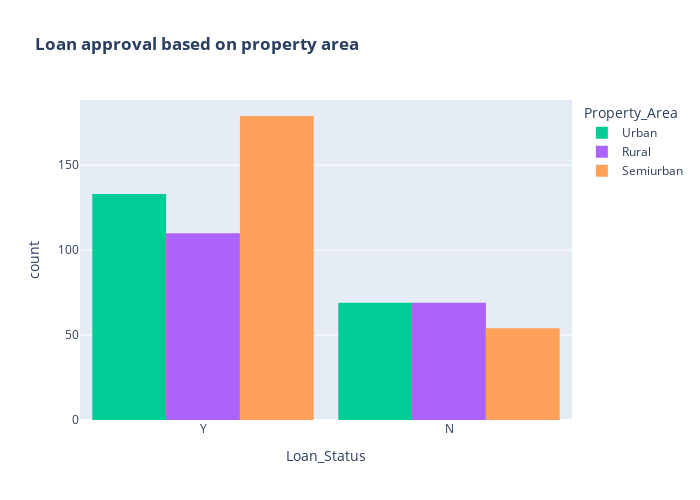

The notebook cell this image was saved under:
### Markdown cell above
### Loan Approval based on Property / Collateral

### Code cell
color_map = {"Y": "#FF97FF", "N": "#AB63FA"}
fig = px.histogram(data, x="Loan_Status", color="Property_Area", barmode="group", title="<b>Loan approval based on property area</b>", color_discrete_map=color_map)
fig.update_layout(width=700, height=500, bargap=0.1)
fig.show()

### Figure 1 — Plotly figure (JSON) as saved in the notebook; plotly's stock layout.template omitted (floating-point values rounded to 4 significant figures; data arrays with more than 128 entries replaced by an {"elided": "..."} marker saying what was removed)
{"data": [{"alignmentgroup": "True", "bingroup": "x", "hovertemplate": "Property_Area=Urban<br>Loan_Status=%{x}<br>count=%{y}<extra></extra>", "legendgroup": "Urban", "marker": {"color": "#00cc96", "pattern": {"shape": ""}}, "name": "Urban", "offsetgroup": "Urban", "orientation": "v", "showlegend": true, "type": "histogram", "x": {"elided": "202 str values"}, "xaxis": "x", "yaxis": "y"}, {"alignmentgroup": "True", "bingroup": "x", "hovertemplate": "Property_Area=Rural<br>Loan_Status=%{x}<br>count=%{y}<extra></extra>", "legendgroup": "Rural", "marker": {"color": "#ab63fa", "pattern": {"shape": ""}}, "name": "Rural", "offsetgroup": "Rural", "orientation": "v", "showlegend": true, "type": "histogram", "x": {"elided": "179 str values"}, "xaxis": "x", "yaxis": "y"}, {"alignmentgroup": "True", "bingroup": "x", "hovertemplate": "Property_Area=Semiurban<br>Loan_Status=%{x}<br>count=%{y}<extra></extra>", "legendgroup": "Semiurban", "marker": {"color": "#FFA15A", "pattern": {"shape": ""}}, "name": "Semiurban", "offsetgroup": "Semiurban", "orientation": "v", "showlegend": true, "type": "histogram", "x": {"elided": "233 str values"}, "xaxis": "x", "yaxis": "y"}], "layout": {"bargap": 0.1, "barmode": "group", "height": 500, "legend": {"title": {"text": "Property_Area"}, "tracegroupgap": 0}, "title": {"text": "<b>Loan approval based on property area</b>"}, "width": 700, "xaxis": {"anchor": "y", "domain": [0, 1], "title": {"text": "Loan_Status"}}, "yaxis": {"anchor": "x", "domain": [0, 1], "title": {"text": "count"}}}}
